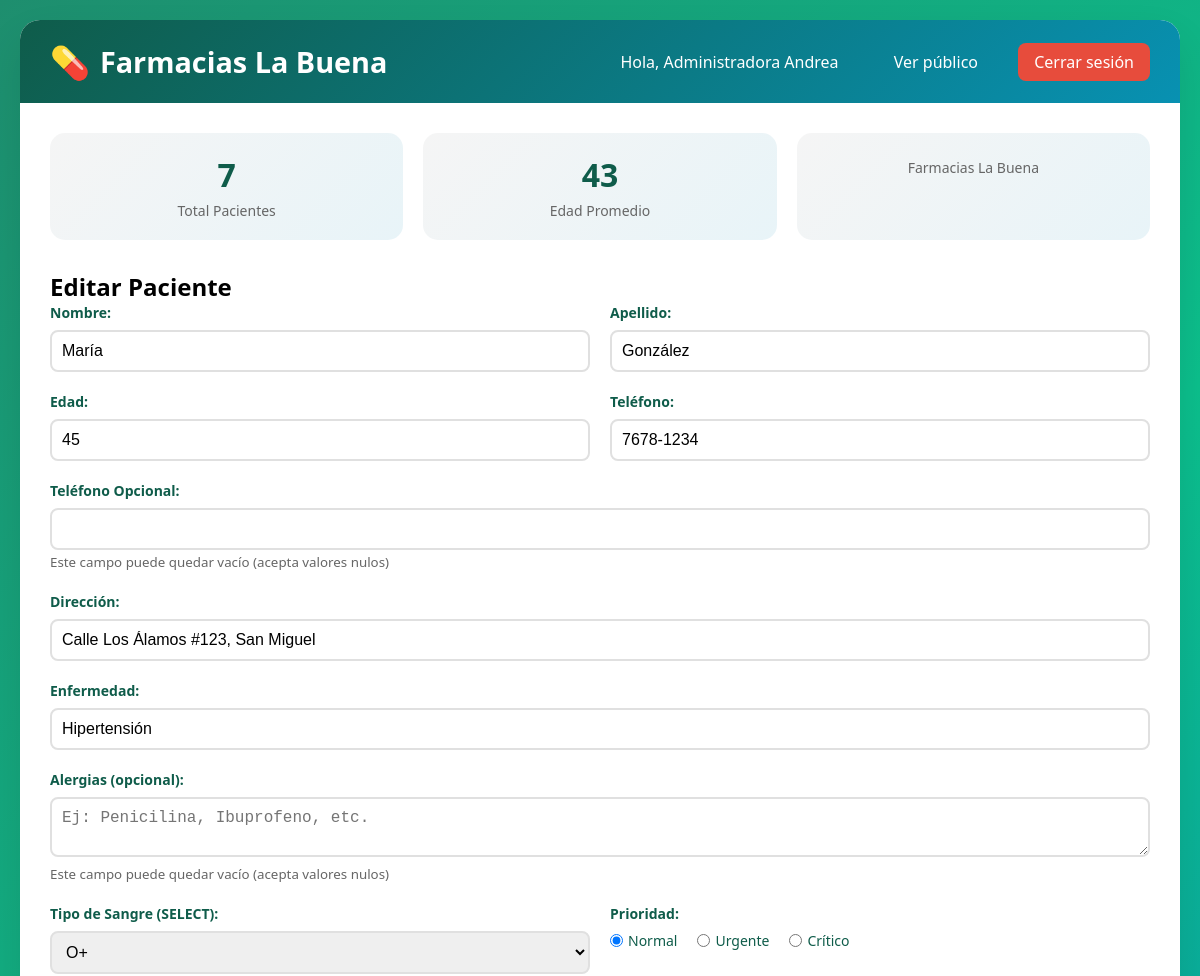
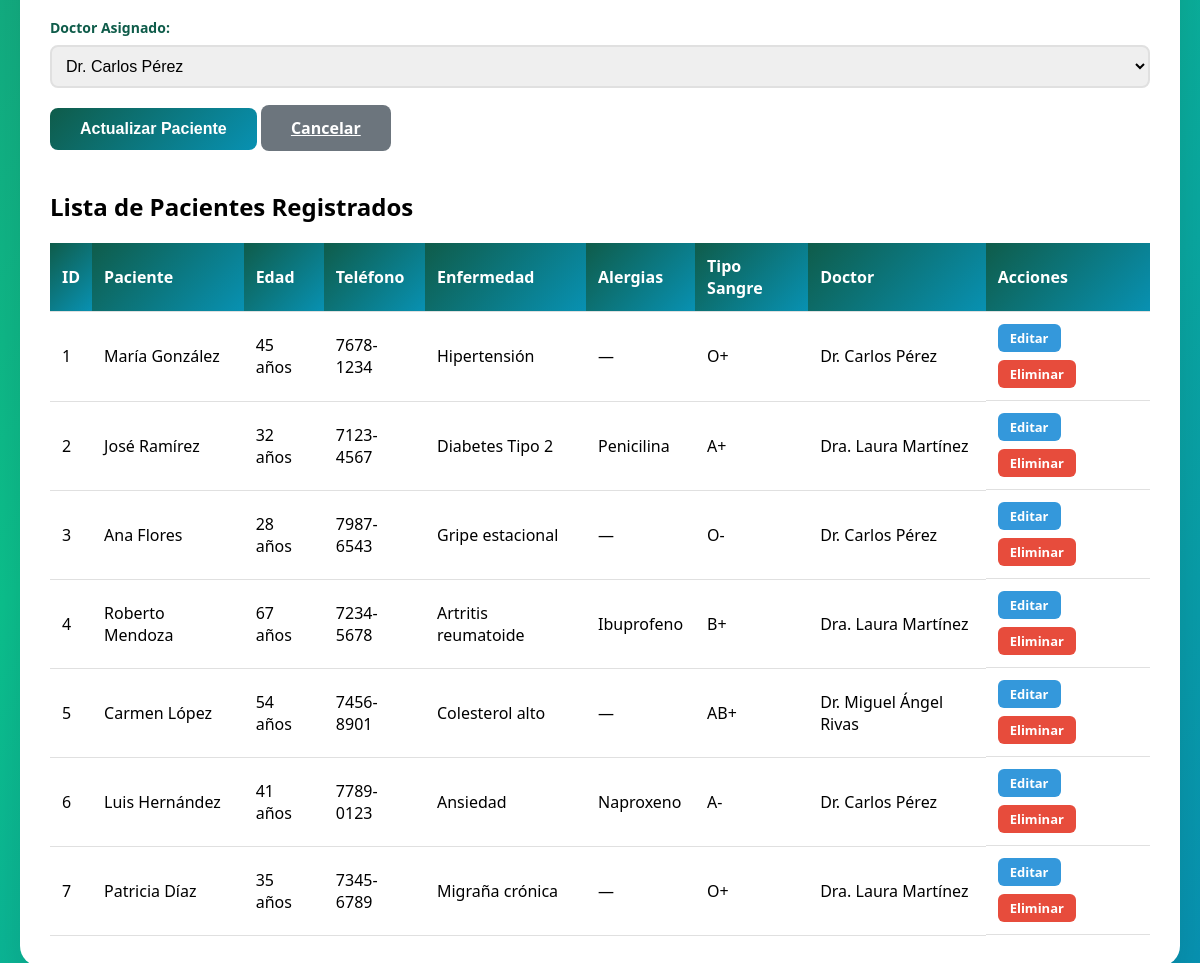
The app's page /dashboard.php?editar=1 (signed in) with its own data (2 pictures, top to bottom).
### tables this page shows
CREATE TABLE `pacientes` (
  `id` int(11) NOT NULL,
  `nombre` varchar(100) NOT NULL,
  `apellido` varchar(100) NOT NULL,
  `edad` int(11) NOT NULL,
  `telefono` varchar(15) NOT NULL,
  `telefono_opcional` varchar(15) DEFAULT NULL,
  `direccion` varchar(200) NOT NULL,
  `enfermedad` varchar(100) NOT NULL,
  `alergias` text DEFAULT NULL,
  `tipo_sangre` varchar(5) NOT NULL,
  `fecha_consulta` timestamp NOT NULL DEFAULT current_timestamp(),
  `doctor_asignado` varchar(100) NOT NULL
);

### dashboard.php (the view, shortened to what this page needs)
<?php
include 'conexion.php';
$paciente_editar = null;
if(isset($_GET['editar'])) {
    $id = intval($_GET['editar']);
    $result = $conexion->query("SELECT * FROM pacientes WHERE id = $id");
    $paciente_editar = $result->fetch_assoc();
}
$pacientes = $conexion->query("SELECT * FROM pacientes ORDER BY fecha_consulta DESC");
$total_pacientes = $pacientes->num_rows;
$result_edad = $conexion->query("SELECT AVG(edad) as promedio FROM pacientes");
$edad_promedio = $result_edad ? $result_edad->fetch_assoc()['promedio'] : 0;
?>
<!DOCTYPE html>
<html lang="es">
<head>
    <link rel="stylesheet" href="style.css">
</head>
<body>
    <div class="container">
        <div class="header">
            <h1> Farmacias La Buena</h1>
            <div class="nav">
                <span style="margin-right: 15px;"> Hola, <?= htmlspecialchars($_SESSION['nombre']) ?></span>
                <a href="index.php">Ver público</a>
                <a href="logout.php" class="btn-logout"> Cerrar sesión</a>
            </div>
        </div>
        <div class="content">
            <div class="stats">
                <div class="stat-card">
                    <h3><?= $total_pacientes ?></h3>
                    <p>Total Pacientes</p>
                </div>
                <div class="stat-card">
                    <h3><?= round($edad_promedio) ?></h3>
                    <p>Edad Promedio</p>
                </div>
                <div class="stat-card">
                    <p>Farmacias La Buena</p>
                </div>
            </div>
            <h2><?= $paciente_editar ? ' Editar Paciente' : ' Registrar Nuevo Paciente' ?></h2>
            <form method="POST">
                <div class="form-row">
                    <div class="form-group">
                        <label>Nombre:</label>
                        <input type="text" name="nombre" value="<?= $paciente_editar ? htmlspecialchars($paciente_editar['nombre']) : '' ?>" required>
                    </div>
                    <div class="form-group">
                        <label>Apellido:</label>
                        <input type="text" name="apellido" value="<?= $paciente_editar ? htmlspecialchars($paciente_editar['apellido']) : '' ?>" required>
                    </div>
                </div>
                <div class="form-row">
                    <div class="form-group">
                        <label> Edad:</label>
                        <input type="number" name="edad" value="<?= $paciente_editar ? $paciente_editar['edad'] : '' ?>" required>
                    </div>
                    <div class="form-group">
                        <label> Teléfono:</label>
                        <input type="tel" name="telefono" value="<?= $paciente_editar ? $paciente_editar['telefono'] : '' ?>" required>
                    </div>
                </div>
                <div class="form-group">
                    <label>Teléfono Opcional:</label>
                    <input type="tel" name="telefono_opcional" value="<?= $paciente_editar ? htmlspecialchars($paciente_editar['telefono_opcional']) : '' ?>">
                    <small style="color: #666;">Este campo puede quedar vacío (acepta valores nulos)</small>
                </div>
                <div class="form-group">
                    <label> Dirección:</label>
                    <input type="text" name="direccion" value="<?= $paciente_editar ? htmlspecialchars($paciente_editar['direccion']) : '' ?>" required>
                </div>
                <div class="form-group">
                    <label>Enfermedad:</label>
                    <input type="text" name="enfermedad" value="<?= $paciente_editar ? htmlspecialchars($paciente_editar['enfermedad']) : '' ?>" required>
                </div>
                <div class="form-group">
                    <label> Alergias (opcional):</label>
                    <textarea name="alergias" rows="2" placeholder="Ej: Penicilina, Ibuprofeno, etc."><?= $paciente_editar ? htmlspecialchars($paciente_editar['alergias']) : '' ?></textarea>
                    <small style="color: #666;">Este campo puede quedar vacío (acepta valores nulos)</small>
                </div>
                <div class="form-row">
                    <div class="form-group">
                        <label> Tipo de Sangre (SELECT):</label>
                        <select name="tipo_sangre" required>
                            <option value="O+" <?= $paciente_editar && $paciente_editar['tipo_sangre'] == 'O+' ? 'selected' : '' ?>>O+</option>
                        </select>
                    </div>
                    <div class="form-group">
                        <label> Prioridad:</label>
                        <div class="radio-group">
                            <label><input type="radio" name="prioridad" value="normal" checked> Normal</label>
                            <label><input type="radio" name="prioridad" value="urgente"> Urgente</label>
                            <label><input type="radio" name="prioridad" value="critico"> Crítico</label>
                        </div>
                    </div>
                </div>
                <div class="form-group">
                    <label>Doctor Asignado:</label>
                    <select name="doctor_asignado" required>
                        <option value="Dr. Carlos Pérez" <?= $paciente_editar && $paciente_editar['doctor_asignado'] == 'Dr. Carlos Pérez' ? 'selected' : '' ?>>Dr. Carlos Pérez</option>
                    </select>
                </div>
                <button type="submit" class="btn"><?= $paciente_editar ? ' Actualizar Paciente' : ' Registrar Paciente' ?></button>
                <?php if($paciente_editar): ?>
                    <a href="dashboard.php" class="btn" style="background: #6c757d;"> Cancelar</a>
                <?php endif; ?>
            </form>
            <h2 style="margin-top: 40px;"> Lista de Pacientes Registrados</h2>
            <div style="overflow-x: auto;">
                <table>
                    <thead>
                        <tr>
                            <th>ID</th>
                            <th>Paciente</th>
                            <th>Edad</th>
                            <th>Teléfono</th>
                            <th>Enfermedad</th>
                            <th>Alergias</th>
                            <th>Tipo Sangre</th>
                            <th>Doctor</th>
                            <th>Acciones</th>
                        </tr>
                    </thead>
                    <tbody>
                        <?php
                        $pacientes_lista = $conexion->query("SELECT * FROM pacientes ORDER BY fecha_consulta DESC");
                        if($pacientes_lista && $pacientes_lista->num_rows > 0):
                        while($p = $pacientes_lista->fetch_assoc()):
                        ?>
                        <tr>
                            <td data-label="ID"><?= $p['id'] ?></td>
                            <td data-label="Paciente"><?= htmlspecialchars($p['nombre'] . ' ' . $p['apellido']) ?></td>
                            <td data-label="Edad"><?= $p['edad'] ?> años</td>
                            <td data-label="Teléfono"><?= htmlspecialchars($p['telefono']) ?></td>
                            <td data-label="Enfermedad"><?= htmlspecialchars($p['enfermedad']) ?></td>
                            <td data-label="Alergias"><?= $p['alergias'] ? htmlspecialchars($p['alergias']) : '—' ?></td>
                            <td data-label="Tipo Sangre"><?= $p['tipo_sangre'] ?></td>
                            <td data-label="Doctor"><?= htmlspecialchars($p['doctor_asignado']) ?></td>
                            <td data-label="Acciones" class="acciones">
                                <a href="dashboard.php?editar=<?= $p['id'] ?>" class="btn-editar"> Editar</a>
                                <a href="dashboard.php?eliminar=<?= $p['id'] ?>" class="btn-eliminar" onclick="return confirm('¿Estás seguro de eliminar este paciente?')"> Eliminar</a>
                            </td>
                        </tr>
                        <?php
                        endwhile;
                        else:
                        ?>
                        <tr>
                            <td colspan="9" style="text-align: center;">No hay pacientes registrados</td>
                        </tr>
                        <?php endif; ?>
                    </tbody>
                </table>
            </div>
        </div>
    </div>
</body>
</html>

### style.css (style rules this page uses)
* { margin: 0; padding: 0; box-sizing: border-box; }
body { font-family: 'Segoe UI', Tahoma, Geneva, Verdana, sans-serif; background: linear-gradient(135deg, #1e8e6e 0%, #0cbf8c 50%, #0891b2 100%); min-height: 100vh; padding: 20px; }
.container { max-width: 1300px; margin: 0 auto; background: white; border-radius: 20px; box-shadow: 0 20px 40px rgba(0,0,0,0.1); overflow: hidden; }
.header { background: linear-gradient(135deg, #0f5c4a 0%, #0891b2 100%); color: white; padding: 20px 30px; display: flex; justify-content: space-between; align-items: center; }
.header h1 { font-size: 1.8rem; display: flex; align-items: center; gap: 10px; }
.header h1::before { content: "💊"; font-size: 2rem; }
.nav a { color: white; text-decoration: none; margin-left: 20px; padding: 8px 16px; border-radius: 8px; transition: all 0.3s; }
.btn-logout { background: #e74c3c; }
.content { padding: 30px; }
.form-group { margin-bottom: 20px; }
.form-group label { display: block; margin-bottom: 8px; font-weight: bold; color: #0f5c4a; font-size: 14px; }
.form-group input, .form-group select, .form-group textarea { width: 100%; padding: 10px; border: 2px solid #e0e0e0; border-radius: 8px; font-size: 16px; transition: border 0.3s; }
.form-row { display: grid; grid-template-columns: 1fr 1fr; gap: 20px; }
.radio-group, .checkbox-group { display: flex; gap: 20px; align-items: center; flex-wrap: wrap; }
.radio-group label, .checkbox-group label { display: flex; align-items: center; gap: 5px; font-weight: normal; cursor: pointer; }
.btn { background: linear-gradient(135deg, #0f5c4a 0%, #0891b2 100%); color: white; padding: 12px 30px; border: none; border-radius: 8px; cursor: pointer; font-size: 16px; font-weight: bold; transition: all 0.3s; }
table { width: 100%; border-collapse: collapse; margin-top: 20px; overflow-x: auto; display: block; }
table th, table td { padding: 12px; text-align: left; border-bottom: 1px solid #e0e0e0; }
table th { background: linear-gradient(135deg, #0f5c4a 0%, #0891b2 100%); color: white; font-weight: bold; }
.acciones { display: flex; gap: 8px; flex-wrap: wrap; }
.btn-editar, .btn-eliminar { padding: 5px 12px; border-radius: 6px; text-decoration: none; font-size: 13px; transition: all 0.3s; display: inline-block; font-weight: bold; }
.btn-editar { background: #3498db; color: white; }
.btn-eliminar { background: #e74c3c; color: white; }
.stats { display: grid; grid-template-columns: repeat(auto-fit, minmax(200px, 1fr)); gap: 20px; margin-bottom: 30px; }
.stat-card { background: linear-gradient(135deg, #f5f5f5 0%, #e8f4f8 100%); padding: 20px; border-radius: 15px; text-align: center; transition: transform 0.3s; }
.stat-card h3 { color: #0f5c4a; font-size: 2rem; margin-bottom: 5px; }
.stat-card p { color: #666; font-size: 14px; }

### records on screen
pacientes: nombre "María", apellido "González", edad "45", telefono "7678-1234", direccion "Calle Los Álamos #123, San Miguel", enfermedad "Hipertensión", tipo_sangre "O+", doctor_asignado "Dr. Carlos Pérez", id "1", nombre+apellido "María González"
pacientes: id "2", nombre+apellido "José Ramírez", edad "32", telefono "7123-4567", enfermedad "Diabetes Tipo 2", alergias "Penicilina", tipo_sangre "A+", doctor_asignado "Dra. Laura Martínez"
pacientes: id "3", nombre+apellido "Ana Flores", edad "28", telefono "7987-6543", enfermedad "Gripe estacional", tipo_sangre "O-", doctor_asignado "Dr. Carlos Pérez"
pacientes: id "4", nombre+apellido "Roberto Mendoza", edad "67", telefono "7234-5678", enfermedad "Artritis reumatoide", alergias "Ibuprofeno", tipo_sangre "B+", doctor_asignado "Dra. Laura Martínez"
pacientes: id "5", nombre+apellido "Carmen López", edad "54", telefono "7456-8901", enfermedad "Colesterol alto", tipo_sangre "AB+", doctor_asignado "Dr. Miguel Ángel Rivas"
pacientes: id "6", nombre+apellido "Luis Hernández", edad "41", telefono "7789-0123", enfermedad "Ansiedad", alergias "Naproxeno", tipo_sangre "A-", doctor_asignado "Dr. Carlos Pérez"
pacientes: id "7", nombre+apellido "Patricia Díaz", edad "35", telefono "7345-6789", enfermedad "Migraña crónica", tipo_sangre "O+", doctor_asignado "Dra. Laura Martínez"

### other values on screen
$_SESSION['nombre'] "Administradora Andrea"
$total_pacientes "7"
$edad_promedio "43"
